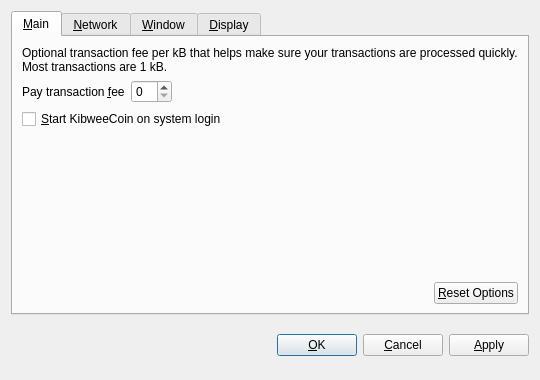
<?xml version="1.0" encoding="UTF-8"?>
<ui version="4.0">
 <class>OptionsDialog</class>
 <widget class="QDialog" name="OptionsDialog">
  <property name="geometry">
   <rect>
    <x>0</x>
    <y>0</y>
    <width>540</width>
    <height>380</height>
   </rect>
  </property>
  <property name="windowTitle">
   <string>Options</string>
  </property>
  <property name="modal">
   <bool>true</bool>
  </property>
  <layout class="QVBoxLayout" name="verticalLayout">
   <item>
    <widget class="QTabWidget" name="tabWidget">
     <property name="tabPosition">
      <enum>QTabWidget::North</enum>
     </property>
     <property name="currentIndex">
      <number>0</number>
     </property>
     <widget class="QWidget" name="tabMain">
      <attribute name="title">
       <string>&amp;Main</string>
      </attribute>
      <layout class="QVBoxLayout" name="verticalLayout_Main">
       <item>
        <widget class="QLabel" name="transactionFeeInfoLabel">
         <property name="text">
          <string>Optional transaction fee per kB that helps make sure your transactions are processed quickly. Most transactions are 1 kB.</string>
         </property>
         <property name="textFormat">
          <enum>Qt::PlainText</enum>
         </property>
         <property name="wordWrap">
          <bool>true</bool>
         </property>
        </widget>
       </item>
       <item>
        <layout class="QHBoxLayout" name="horizontalLayout_1_Main">
         <item>
          <widget class="QLabel" name="transactionFeeLabel">
           <property name="text">
            <string>Pay transaction &amp;fee</string>
           </property>
           <property name="textFormat">
            <enum>Qt::PlainText</enum>
           </property>
           <property name="buddy">
            <cstring>transactionFee</cstring>
           </property>
          </widget>
         </item>
         <item>
          <widget class="BitcoinAmountField" name="transactionFee"/>
         </item>
         <item>
          <spacer name="horizontalSpacer_1_Main">
           <property name="orientation">
            <enum>Qt::Horizontal</enum>
           </property>
           <property name="sizeHint" stdset="0">
            <size>
             <width>40</width>
             <height>20</height>
            </size>
           </property>
          </spacer>
         </item>
        </layout>
       </item>
       <item>
        <widget class="QCheckBox" name="bitcoinAtStartup">
         <property name="toolTip">
          <string>Automatically start KibweeCoin after logging in to the system.</string>
         </property>
         <property name="text">
          <string>&amp;Start KibweeCoin on system login</string>
         </property>
        </widget>
       </item>
       <item>
        <spacer name="verticalSpacer_Main">
         <property name="orientation">
          <enum>Qt::Vertical</enum>
         </property>
         <property name="sizeHint" stdset="0">
          <size>
           <width>20</width>
           <height>40</height>
          </size>
         </property>
        </spacer>
       </item>
       <item>
        <layout class="QHBoxLayout" name="horizontalLayout_2_Main">
         <item>
          <spacer name="horizontalSpacer_2_Main">
           <property name="orientation">
            <enum>Qt::Horizontal</enum>
           </property>
           <property name="sizeHint" stdset="0">
            <size>
             <width>40</width>
             <height>20</height>
            </size>
           </property>
          </spacer>
         </item>
         <item>
          <widget class="QPushButton" name="resetButton">
           <property name="toolTip">
            <string>Reset all client options to default.</string>
           </property>
           <property name="text">
            <string>&amp;Reset Options</string>
           </property>
           <property name="autoDefault">
            <bool>false</bool>
           </property>
          </widget>
         </item>
        </layout>
       </item>
      </layout>
     </widget>
     <widget class="QWidget" name="tabNetwork">
      <attribute name="title">
       <string>&amp;Network</string>
      </attribute>
      <layout class="QVBoxLayout" name="verticalLayout_Network">
       <item>
        <widget class="QCheckBox" name="mapPortUpnp">
         <property name="toolTip">
          <string>Automatically open the KibweeCoin client port on the router. This only works when your router supports UPnP and it is enabled.</string>
         </property>
         <property name="text">
          <string>Map port using &amp;UPnP</string>
         </property>
        </widget>
       </item>
       <item>
        <widget class="QCheckBox" name="connectSocks">
         <property name="toolTip">
          <string>Connect to the KibweeCoin network through a SOCKS proxy (e.g. when connecting through Tor).</string>
         </property>
         <property name="text">
          <string>&amp;Connect through SOCKS proxy:</string>
         </property>
        </widget>
       </item>
       <item>
        <layout class="QHBoxLayout" name="horizontalLayout_Network">
         <item>
          <widget class="QLabel" name="proxyIpLabel">
           <property name="text">
            <string>Proxy &amp;IP:</string>
           </property>
           <property name="textFormat">
            <enum>Qt::PlainText</enum>
           </property>
           <property name="buddy">
            <cstring>proxyIp</cstring>
           </property>
          </widget>
         </item>
         <item>
          <widget class="QValidatedLineEdit" name="proxyIp">
           <property name="maximumSize">
            <size>
             <width>140</width>
             <height>16777215</height>
            </size>
           </property>
           <property name="toolTip">
            <string>IP address of the proxy (e.g. 127.0.0.1)</string>
           </property>
          </widget>
         </item>
         <item>
          <widget class="QLabel" name="proxyPortLabel">
           <property name="text">
            <string>&amp;Port:</string>
           </property>
           <property name="textFormat">
            <enum>Qt::PlainText</enum>
           </property>
           <property name="buddy">
            <cstring>proxyPort</cstring>
           </property>
          </widget>
         </item>
         <item>
          <widget class="QLineEdit" name="proxyPort">
           <property name="maximumSize">
            <size>
             <width>55</width>
             <height>16777215</height>
            </size>
           </property>
           <property name="toolTip">
            <string>Port of the proxy (e.g. 9050)</string>
           </property>
          </widget>
         </item>
         <item>
          <widget class="QLabel" name="socksVersionLabel">
           <property name="text">
            <string>SOCKS &amp;Version:</string>
           </property>
           <property name="textFormat">
            <enum>Qt::PlainText</enum>
           </property>
           <property name="buddy">
            <cstring>socksVersion</cstring>
           </property>
          </widget>
         </item>
         <item>
          <widget class="QValueComboBox" name="socksVersion">
           <property name="toolTip">
            <string>SOCKS version of the proxy (e.g. 5)</string>
           </property>
          </widget>
         </item>
         <item>
          <spacer name="horizontalSpacer_Network">
           <property name="orientation">
            <enum>Qt::Horizontal</enum>
           </property>
           <property name="sizeHint" stdset="0">
            <size>
             <width>40</width>
             <height>20</height>
            </size>
           </property>
          </spacer>
         </item>
        </layout>
       </item>
       <item>
        <spacer name="verticalSpacer_Network">
         <property name="orientation">
          <enum>Qt::Vertical</enum>
         </property>
         <property name="sizeHint" stdset="0">
          <size>
           <width>20</width>
           <height>40</height>
          </size>
         </property>
        </spacer>
       </item>
      </layout>
     </widget>
     <widget class="QWidget" name="tabWindow">
      <attribute name="title">
       <string>&amp;Window</string>
      </attribute>
      <layout class="QVBoxLayout" name="verticalLayout_Window">
       <item>
        <widget class="QCheckBox" name="minimizeToTray">
         <property name="toolTip">
          <string>Show only a tray icon after minimizing the window.</string>
         </property>
         <property name="text">
          <string>&amp;Minimize to the tray instead of the taskbar</string>
         </property>
        </widget>
       </item>
       <item>
        <widget class="QCheckBox" name="minimizeOnClose">
         <property name="toolTip">
          <string>Minimize instead of exit the application when the window is closed. When this option is enabled, the application will be closed only after selecting Quit in the menu.</string>
         </property>
         <property name="text">
          <string>M&amp;inimize on close</string>
         </property>
        </widget>
       </item>
       <item>
        <spacer name="verticalSpacer_Window">
         <property name="orientation">
          <enum>Qt::Vertical</enum>
         </property>
         <property name="sizeHint" stdset="0">
          <size>
           <width>20</width>
           <height>40</height>
          </size>
         </property>
        </spacer>
       </item>
      </layout>
     </widget>
     <widget class="QWidget" name="tabDisplay">
      <attribute name="title">
       <string>&amp;Display</string>
      </attribute>
      <layout class="QVBoxLayout" name="verticalLayout_Display">
       <item>
        <layout class="QHBoxLayout" name="horizontalLayout_1_Display">
         <item>
          <widget class="QLabel" name="langLabel">
           <property name="text">
            <string>User Interface &amp;language:</string>
           </property>
           <property name="textFormat">
            <enum>Qt::PlainText</enum>
           </property>
           <property name="buddy">
            <cstring>lang</cstring>
           </property>
          </widget>
         </item>
         <item>
          <widget class="QValueComboBox" name="lang">
           <property name="toolTip">
            <string>The user interface language can be set here. This setting will take effect after restarting KibweeCoin.</string>
           </property>
          </widget>
         </item>
        </layout>
       </item>
       <item>
        <layout class="QHBoxLayout" name="horizontalLayout_2_Display">
         <item>
          <widget class="QLabel" name="unitLabel">
           <property name="text">
            <string>&amp;Unit to show amounts in:</string>
           </property>
           <property name="textFormat">
            <enum>Qt::PlainText</enum>
           </property>
           <property name="buddy">
            <cstring>unit</cstring>
           </property>
          </widget>
         </item>
         <item>
          <widget class="QValueComboBox" name="unit">
           <property name="toolTip">
            <string>Choose the default subdivision unit to show in the interface and when sending coins.</string>
           </property>
          </widget>
         </item>
        </layout>
       </item>
       <item>
        <widget class="QCheckBox" name="displayAddresses">
         <property name="toolTip">
          <string>Whether to show KibweeCoin addresses in the transaction list or not.</string>
         </property>
         <property name="text">
          <string>&amp;Display addresses in transaction list</string>
         </property>
        </widget>
       </item>
       <item>
        <widget class="QCheckBox" name="coinControlFeatures">
         <property name="toolTip">
          <string>Whether to show coin control features or not.</string>
         </property>
         <property name="text">
          <string>Display coin &amp;control features (experts only!)</string>
         </property>
        </widget>
       </item>
       <item>
        <spacer name="verticalSpacer_Display">
         <property name="orientation">
          <enum>Qt::Vertical</enum>
         </property>
         <property name="sizeHint" stdset="0">
          <size>
           <width>20</width>
           <height>40</height>
          </size>
         </property>
        </spacer>
       </item>
      </layout>
     </widget>
    </widget>
   </item>
   <item>
    <layout class="QHBoxLayout" name="horizontalLayout_Buttons">
     <item>
      <spacer name="horizontalSpacer_1">
       <property name="orientation">
        <enum>Qt::Horizontal</enum>
       </property>
       <property name="sizeHint" stdset="0">
        <size>
         <width>40</width>
         <height>48</height>
        </size>
       </property>
      </spacer>
     </item>
     <item>
      <widget class="QLabel" name="statusLabel">
       <property name="font">
        <font>
         <weight>75</weight>
         <bold>true</bold>
        </font>
       </property>
       <property name="text">
        <string/>
       </property>
       <property name="textFormat">
        <enum>Qt::PlainText</enum>
       </property>
       <property name="wordWrap">
        <bool>true</bool>
       </property>
      </widget>
     </item>
     <item>
      <spacer name="horizontalSpacer_2">
       <property name="orientation">
        <enum>Qt::Horizontal</enum>
       </property>
       <property name="sizeHint" stdset="0">
        <size>
         <width>40</width>
         <height>48</height>
        </size>
       </property>
      </spacer>
     </item>
     <item>
      <widget class="QPushButton" name="okButton">
       <property name="text">
        <string>&amp;OK</string>
       </property>
      </widget>
     </item>
     <item>
      <widget class="QPushButton" name="cancelButton">
       <property name="text">
        <string>&amp;Cancel</string>
       </property>
       <property name="autoDefault">
        <bool>false</bool>
       </property>
      </widget>
     </item>
     <item>
      <widget class="QPushButton" name="applyButton">
       <property name="text">
        <string>&amp;Apply</string>
       </property>
       <property name="autoDefault">
        <bool>false</bool>
       </property>
      </widget>
     </item>
    </layout>
   </item>
  </layout>
 </widget>
 <customwidgets>
  <customwidget>
   <class>BitcoinAmountField</class>
   <extends>QSpinBox</extends>
   <header>bitcoinamountfield.h</header>
  </customwidget>
  <customwidget>
   <class>QValueComboBox</class>
   <extends>QComboBox</extends>
   <header>qvaluecombobox.h</header>
  </customwidget>
  <customwidget>
   <class>QValidatedLineEdit</class>
   <extends>QLineEdit</extends>
   <header>qvalidatedlineedit.h</header>
  </customwidget>
 </customwidgets>
 <resources/>
 <connections/>
</ui>
